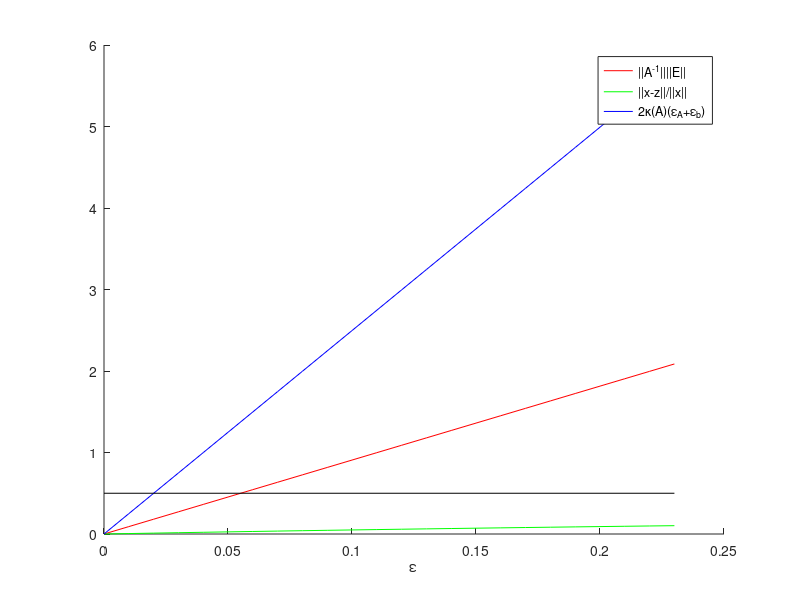
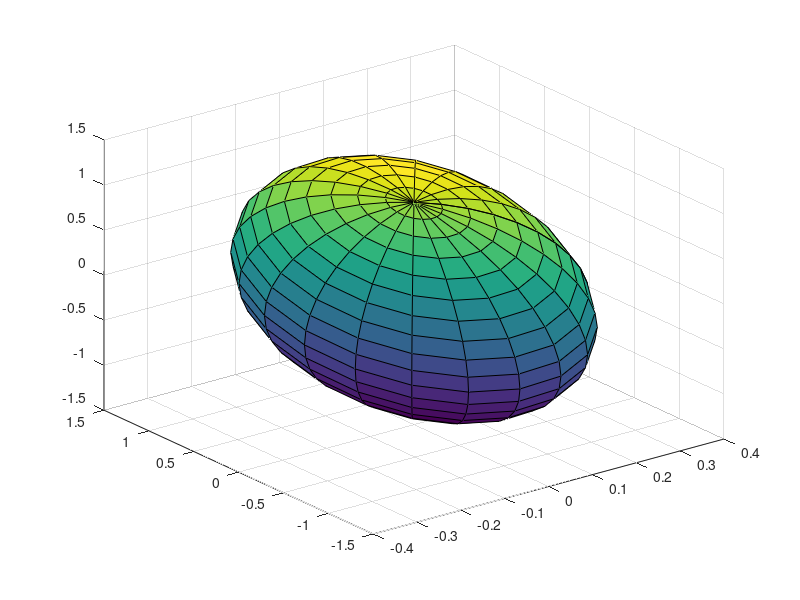

These charts were generated, in order, by the following MATLAB code:
b=[1; 2; 3];
norm_b=norm(b)
hf=figure;
zlabel("\\frac{||x-z||}{||x||}, ||A^{-1}||||E||, 2\\kappa(A)(\\epsilon_A+\\epsilon_b)");
xlabel("\\epsilon");
hold on;
for i=1:1
  epsi=0;
  #A=[1, 1; 1, 0.905]
  #A=[0.889102, 0.864793; 0.210131, 0.019724]
  #A=rand(2, 2)
  A=rand(3, 3);
  for j=1:3
    for p=1:3
      if rand(1)>0.5
        A(j, p)*=-1;
      end
      if rand(1)>0.5
        A_copy=A;
        A_copy(j, p)=0;
        if cond(A_copy)<10^10
          A(j, p)=0;
        end
      end
    endfor
  endfor
  A

  norm_A=norm(A)
  norm_A_inv=norm(inv(A))
  cond_A=cond(A)
  
  E=zeros(3, 3);
  E(3, 3)=epsi;
  f=[0; 0; epsi];
  norm_E=norm(E);
  norm_f=norm(f);

  e_A=norm_E/norm_A;
  e_b=norm_f/norm_b;

  restr_last=norm_E*norm_A_inv;
  limit_last=2*cond_A*(e_A+e_b);

  x=A\b
  z=(A+E)\(b+f)

  err_rel_last=norm(x-z)/norm(x);
  while restr_last<2
    epsi+=0.01;
    E=zeros(3, 3);
    E(3, 3)=epsi;
    f=[0; 0; epsi];
    norm_E=norm(E);
    norm_f=norm(f);

    e_A=norm_E/norm_A;
    e_b=norm_f/norm_b;

    restr=norm_E*norm_A_inv;
    limit=2*cond_A*(e_A+e_b);

    z=(A+E)\(b+f);

    err_rel=norm(x-z)/norm(x);
    
    plot([epsi-0.01, epsi], [restr_last, restr], "r")
    plot([epsi-0.01, epsi], [err_rel_last, err_rel], "g")
    plot([epsi-0.01, epsi], [limit_last, limit], "b")
    
    restr_last=restr;
    err_rel_last=err_rel;
    limit_last=limit;
  end
end
plot([0, epsi], [1/2, 1/2], "k")
hold off;
legend("||A^{-1}||||E||", "||x-z||/||x||", "2\\kappa(A)(\\epsilon_A+\\epsilon_b)")
fig=figure;
quiver3(0, 0, 0, 0, 0, 0)
hold on;
[x, y, z] = sphere(20);
for i=1:21
  for j=1:21
    vect=A*[x(j,i); y(j,i); z(j,i)];
    x(j,i)=vect(1);
    y(j,i)=vect(2);
    z(j,i)=vect(3);
   end
end
surf(x, y, z);
hold off;
##i=0;
##while i<pi
##  j=0;
##  while j<2*pi 
##    if !((i==pi/2 && j==3*pi/2) || (i==0 && j==pi/2))
##      i, j
##      v=i+pi*j/2
##      if i==0 && j==0
##        v=2
##      endif
##      vect=[cos(i)*cos(j); sin(i)*cos(j); sin(j)];
##      h=quiver3(0, 0, 0, vect(1), vect(2), vect(3));
##      set (h, "maxheadsize", 0.1);
##      set (h, "color", [(sin(v)+1)/2, (sin(v+pi/2)+1)/2, (sin(v-pi/2)+1)/2]);
##    end
##    j+=pi/2;
##   endwhile
##   i+=pi/2;
##end
##fig=figure;
##quiver3(0, 0, 0, 0, 0, 0)
##hold on;
##i=0;
##while i<pi
##  j=0;
##  while j<2*pi 
##    if !((i==pi/2 && j==3*pi/2) || (i==0 && j==pi/2))
##      i, j
##      v=i+pi*j/2
##      if i==0 && j==0
##        v=2
##      endif
##      vect=[cos(i)*cos(j); sin(i)*cos(j); sin(j)];
##      vect=A*vect;
##      h=quiver3(0, 0, 0, vect(1), vect(2), vect(3));
##      set (h, "maxheadsize", 0.1/norm(vect));
##      set (h, "color", [(sin(v)+1)/2, (sin(v+pi/2)+1)/2, (sin(v-pi/2)+1)/2]);
##    end
##    j+=pi/2;
##   endwhile
##   i+=pi/2;
##end
aux=int2str(cond_A*1000)
print(hf, strcat(aux, "graph.png"));
print(fig, strcat(aux, "deform.png"));
hold off;
strrep(strrep(mat2str(A, 4),",","\&"),";","\\\\\n")(2:end-1)